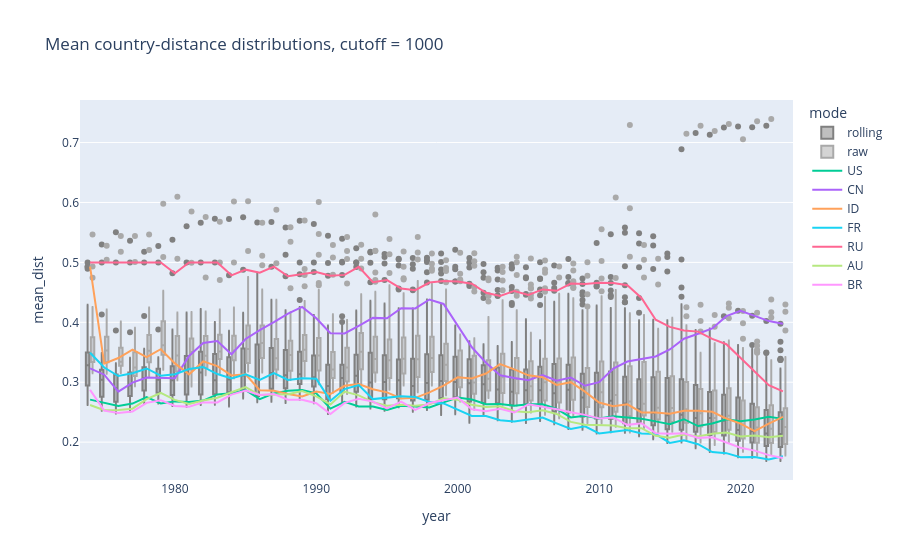

Write notebook code for a chart like this one.
### Code cell
country_list = ["US", "CN", "ID", "FR", "RU", "AU", "BR"]

cutoff = 1000

df_plot = pd.concat([df_dist_rolling_yearly.median(axis=1).to_frame("mean_dist").assign(mode="rolling"),
           df_dist_yearly.median(axis=1).to_frame("mean_dist").assign(mode="raw")], axis=0).merge(df_cutoff, left_index=True, right_index=True).reset_index()

fig = px.box(
    df_plot.query("cutoff_roll_"+str(cutoff)+" == 1"),
    x="year",
    y="mean_dist",
    color="mode",
    title=f"Mean country-distance distributions, cutoff = {cutoff}",
    hover_data=["country"],
    color_discrete_map={
        "rolling": "grey",
        "raw": "darkgrey"
    }
)
mode_rolling = "rolling"
for country in country_list:
    fig.add_scatter(
        x=df_plot.query("country == @country and mode == @mode_rolling and mean_dist > 0").year,
        y=df_plot.query("country == @country and mode == @mode_rolling and mean_dist > 0").mean_dist,
        mode="lines",
        name=country,
        # line=dict(width=3)
    )
fig.show()
